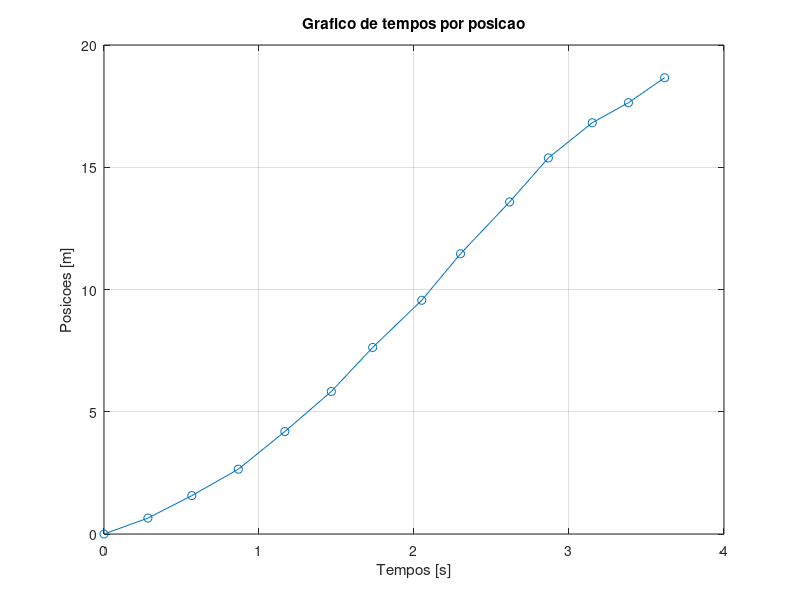
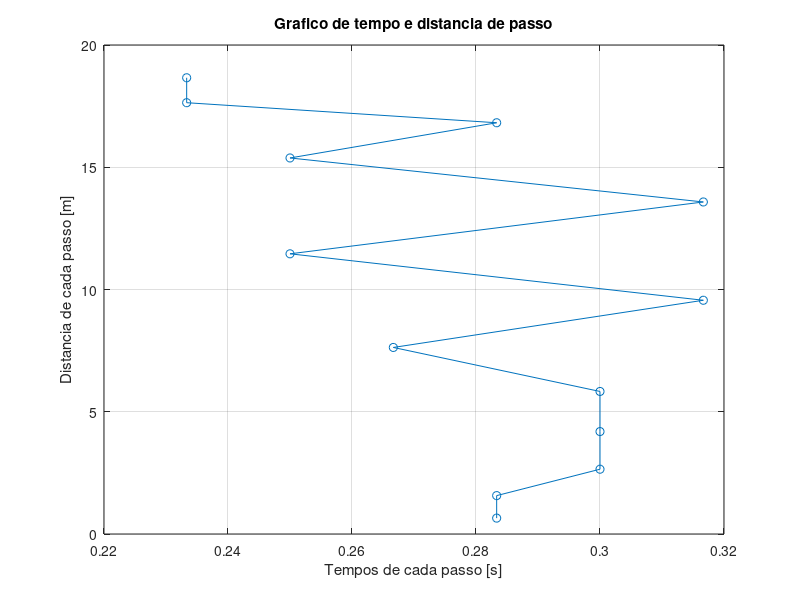
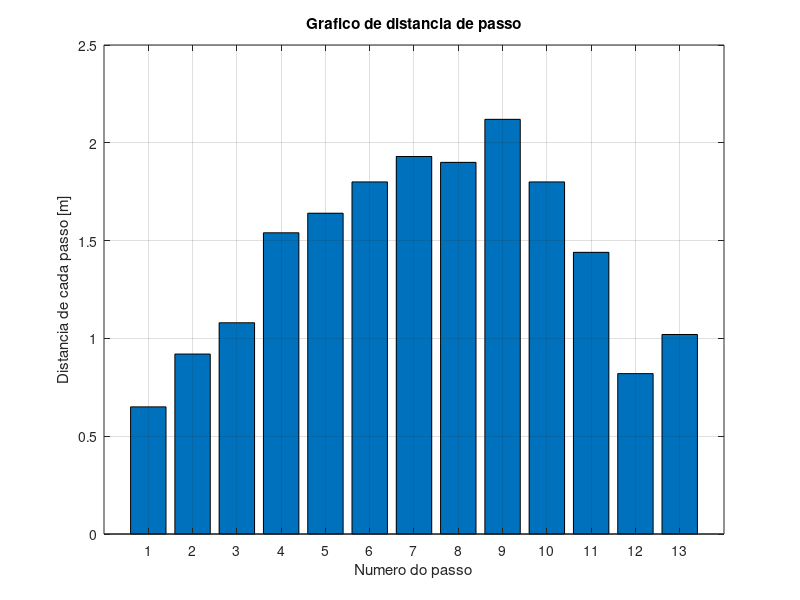
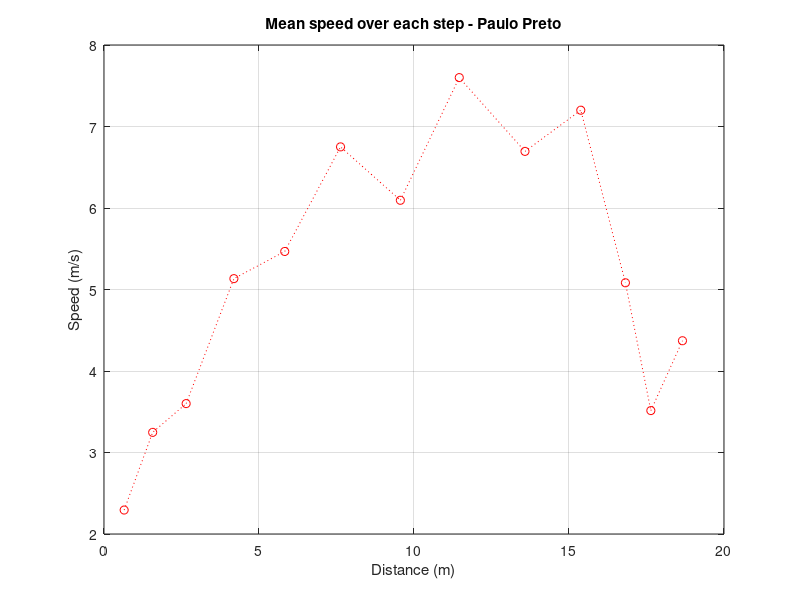

Source code (MATLAB) for these figures, in order:
clc
close all

load preto_sprint01.txt
freq = 60;
dat = preto_sprint01;

% POSICAO E TEMPO
frames = dat(:,2);
posicoes = dat(:,1);
tempos = diff(frames) * 1/freq;
dat1 = [[0;tempos], posicoes]
temptotal = sum([0;tempos])
tempsacumulados = cumsum([0;tempos])
compasso = diff(posicoes)

% VELOCIDADES
dist_m = dat1(end, 2)
dist_km = dist_m / 1000
velmed_ms = dist_m / temptotal
velmed_kmh  = velmed_ms * 3.6

velinst_ms = [0; diff(posicoes)] ./ dat1(:, 1)
velinst_kmh = velinst_ms * 3.6

% ACELERACOES
acelinst_ms2 = [0;diff(velinst_ms)] ./ dat1(:, 1).^2

% VISUALIZANDO EM GRAFICOS
% grafico de tempo por posicao
plot(tempsacumulados, posicoes, 'o-')
xlabel('Tempos [s]')
ylabel('Posicoes [m]')
title('Grafico de tempos por posicao')
grid on

% grafico de tempo por distancia cada passo
figure
plot(tempos, posicoes(2:end), 'o-')
xlabel('Tempos de cada passo [s]')
ylabel('Distancia de cada passo [m]')
title('Grafico de tempo e distancia de passo')
grid on

% grafico de comprimento de passo
figure
bar(compasso)
xlabel('Numero do passo')
ylabel('Distancia de cada passo [m]')
title('Grafico de distancia de passo')
grid on

% Grafico de velocidade escalar por distancia
figure
plot(posicoes, velinst_ms, 'ro:')
xlabel('Distance (m)')
ylabel('Speed (m/s)')
title('Mean speed over each step - Paulo Preto')
grid on

% Grafico de posicao, velocidade e aceleracao
figure

subplot(3,1,1)
plot(tempsacumulados(2:end), compasso, 'ro-')
title('posicao')
ylabel('posicao (m)')

subplot(3,1,2)
plot(tempsacumulados, velinst_ms, 'bo-')
title('velocidade')
ylabel('velocidade vetorial (m/s)')

subplot(3,1,3)
plot(tempsacumulados, acelinst_ms2, 'ko-')
title('aceleracao')
ylabel('aceleracao (m/s^2)')
xlabel('Tempo (s)')
